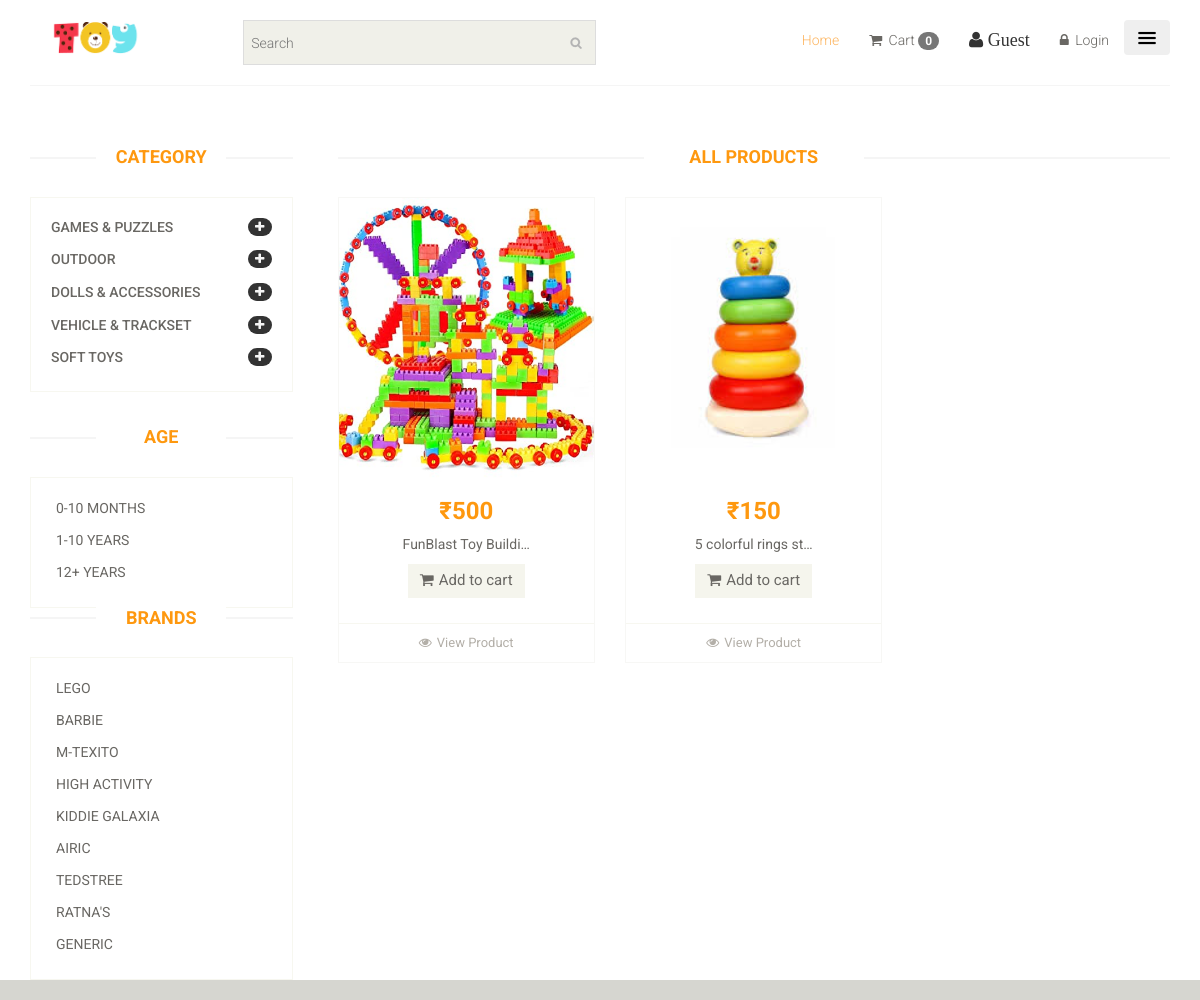
The app's page /product/?category=2 with its own data.
### T_App/models.py (models this page shows, shortened)
class Category(models.Model):
    name = models.CharField(max_length=150)

class Age(models.Model):
    age_ct = models.CharField( max_length=150)

class Brand(models.Model):
    name = models.CharField(max_length=20)

class Product(models.Model):
    category = models.ForeignKey(Category, on_delete=models.CASCADE, null=False, default='')
    sub_category = models.ForeignKey(Sub_Category, on_delete=models.CASCADE, null=False, default='')
    brand = models.ForeignKey(Brand, on_delete=models.CASCADE, null=True)
    age_no = models.ForeignKey(Age, on_delete=models.CASCADE, null=False, default='')
    image = models.ImageField(upload_to='ecommerce/pimg')
    name = models.CharField(max_length=100)
    price = models.IntegerField()
    is_featured = models.BooleanField(default=False)
    stock = models.IntegerField(default=0) # new field for stock
    color = models.CharField(max_length=100,default='')
    detail = models.TextField()

### T_App/views.py (the view)
# urls.py: path('product/', views.Product_page,name='product'),
def Product_page(request):
	category=Category.objects.all()
	age = Age.objects.all()
	brand = Brand.objects.all()
	categoryID=request.GET.get('category')
	AgeID = request.GET.get('age')
	brandID = request.GET.get('brand')
	if categoryID:
		product = Product.objects.filter(sub_category=categoryID)
	elif AgeID:
		product=Product.objects.filter(age_no=AgeID)
	elif brandID:
		product=Product.objects.filter(brand=brandID)
	else:
		product = Product.objects.all()
	context ={
		'category' : category,
		'age'  : age,
		'brand' : brand,
		'product' : product,
	}
	return render(request, 'product.html', context)

### templates/product.html (shortened to what this page needs)
{% extends 'master.html' %}
{% block body %}
<section>
    <div class="container">
        <div class="row">
            <div class="col-sm-3">
                <div class="left-sidebar">
                    <h2>Category</h2>
                    <div class="panel-group category-products" id="accordian">
                        {% for cat in category %}
                        <div class="panel panel-default">
                            <div class="panel-heading">
                                <h4 class="panel-title">
                                    <a data-toggle="collapse" data-parent="#accordian" href="#{{cat.id}}">
                                        <span class="badge pull-right"><i class="fa fa-plus"></i></span>
                                        {{cat.name}}
                                    </a>
                                </h4>
                            </div>
                        </div>
                        {% endfor %}
                    </div>
                    <div class="brands_products">
                        <h2>Age</h2>
                        <div class="brands-name">
                            <ul class="nav nav-pills nav-stacked">
                                {% for a in age %}
                                <li><a href="/product/?age={{a.id}}">{{a.age_ct}} </a></li>
                                {% endfor %}
                            </ul>
                        </div>
                    </div>
                    <div class="brands_products">
                        <h2>Brands</h2>
                        <div class="brands-name">
                            <ul class="nav nav-pills nav-stacked">
                                {% for i in brand %}
                                <li><a href="/product/?brand={{i.id}}"> {{i.name}}</a></li>
                                {% endfor %}
                        </div>
                    </div>
                </div>
            </div>
            <div class="col-sm-9 padding-right">
                <div class="features_items">
                    <h2 class="title text-center">All Products</h2>
                    {% for prod in product %}
                    <div class="col-sm-4">
                        <div class="product-image-wrapper">
                            <div class="single-products">
                                <div class="productinfo text-center">
                                    <img src="/{{prod.image}}" alt="" height="280px"/>
                                    <h2>₹{{prod.price}}</h2>
                                    <p>{{prod.name|truncatechars:20}}</p>
                                    {% if prod.stock > 0 %}
                                    <a href="{% url 'cart_add' prod.id %}" class="btn btn-default add-to-cart"><i class="fa fa-shopping-cart"></i>Add to cart</a>
                                    {% else %}
                                    <a href="#" class="btn btn-default add-to-cart" disabled><i class="fa fa-ban"></i>Out of stock</a>
                                    {% endif %}
                                </div>
                                <div class="product-overlay">
                                    <div class="overlay-content">
                                    </div>
                                </div>
                            </div>
                            <div class="choose">
                                <ul class="nav nav-pills nav-justified">
                                    <li><a href="{{prod.id}}"><i class="fa fa-eye"></i>View Product</a></li>
                                </ul>
                            </div>
                        </div>
                    </div>
                    {% endfor %}
                 </div>
            </div>
        </div>
    </div>
</section>
{% endblock %}

### static/css/main.css (style rules this page uses)
body { font-family: 'Roboto', sans-serif; background:; position: relative; font-weight:400px; }
ul li { list-style: none; }
a { -webkit-transition: 300ms; -moz-transition: 300ms; -o-transition: 300ms; transition: 300ms; }
h1, h2, h3, h4, h5, h6 { font-family: 'Roboto', sans-serif; }
.category-products { border: 1px solid #F7F7F0; margin-bottom: 35px; padding-bottom: 20px; padding-top: 15px; }
.left-sidebar h2, .brands_products h2 { color: #FE980F; font-family: 'Roboto', sans-serif; font-size: 18px; font-weight: 700; margin: 0 auto 30px; text-align: center; text-transform: uppercase; position: relative; z-index:3; }
.left-sidebar h2:after, h2.title:after { content: " "; position: absolute; border: 1px solid #f5f5f5; bottom:8px; left: 0; width: 100%; height: 0; z-index: -2; }
.left-sidebar h2:before { content: " "; position: absolute; background: #fff; bottom: -6px; width: 130px; height: 30px; z-index: -1; left: 50%; margin-left: -65px; }
h2.title:before { content: " "; position: absolute; background: #fff; bottom: -6px; width: 220px; height: 30px; z-index: -1; left: 50%; margin-left: -110px; }
.category-products .panel { background-color: #FFFFFF; border: 0px; border-radius: 0px; box-shadow:none; margin-bottom: 0px; }
.category-products .panel-default .panel-heading { background-color: #FFFFFF; border: 0 none; color: #FFFFFF; padding: 5px 20px; }
.category-products .panel-default .panel-heading .panel-title a { color: #696763; font-family: 'Roboto', sans-serif; font-size: 14px; text-decoration: none; text-transform: uppercase; }
.category-products .badge { background:none; border-radius: 10px; color: #696763; display: inline-block; font-size: 12px; font-weight: bold; line-height: 1; min-width: 10px; padding: 3px 7px; text-align: center; vertical-align: baseline; white-space: nowrap; }
.brands-name { border: 1px solid #F7F7F0; padding-bottom: 20px; padding-top: 15px; }
.brands-name .nav-stacked li a { background-color: #FFFFFF; color: #696763; font-family: 'Roboto', sans-serif; font-size: 14px; padding: 5px 25px; text-decoration: none; text-transform: uppercase; }
.padding-right { padding-right: 0; }
.features_items { overflow:hidden; }
h2.title { color: #FE980F; font-family: 'Roboto', sans-serif; font-size: 18px; font-weight: 700; margin: 0 15px; text-transform: uppercase; margin-bottom: 30px; position: relative; }
.product-image-wrapper { border:1px solid #F7F7F5; overflow: hidden; margin-bottom:30px; }
.single-products { position: relative; }
.productinfo h2 { color: #FE980F; font-family: 'Roboto', sans-serif; font-size: 24px; font-weight: 700; }
.productinfo p { font-family: 'Roboto', sans-serif; font-size: 14px; font-weight: 400; color: #696763; }
.productinfo img { width: 100%; }
.productinfo { position:relative; }
.product-overlay { background:#FE980F; top: 0; display: none; height: 0; position: absolute; transition: height 500ms ease 0s; width: 100%; display: block; opacity:; }
.product-overlay .overlay-content { bottom: 0; position: absolute; bottom: 0; text-align: center; width: 100%; }
.add-to-cart { background:#F5F5ED; border: 0 none; border-radius: 0; color: #696763; font-family: 'Roboto', sans-serif; font-size: 15px; margin-bottom: 25px; }
.add-to-cart i { margin-right:5px; }
.choose { border-top: 1px solid #F7F7F0; }
.choose ul li a { color: #B3AFA8; font-family: 'Roboto', sans-serif; font-size: 13px; padding-left: 0; padding-right: 0; }
.choose ul li a i { margin-right:5px; }

### records on screen
Category: name "GAMES & PUZZLES"
Category: name "OUTDOOR"
Category: name "DOLLS & ACCESSORIES"
Category: name "VEHICLE & TRACKSET"
Category: name "SOFT TOYS"
Age: age_ct "0-10 MONTHS"
Age: age_ct "1-10 YEARS"
Age: age_ct "12+ YEARS"
Brand: name "LEGO"
Brand: name "BARBIE"
Brand: name "M-TEXITO"
Brand: name "HIGH ACTIVITY"
Brand: name "KIDDIE GALAXIA"
Brand: name "AIRIC"
Brand: name "TEDSTREE"
Brand: name "RATNA'S"
Brand: name "GENERIC"
Product: image (picture), price "500", name "FunBlast Toy Buildi…", stock "Add to cart"
Product: image (picture), price "150", name "5 colorful rings st…", stock "Add to cart"

### other values on screen
{{ request.session.cart|length }} "0"
